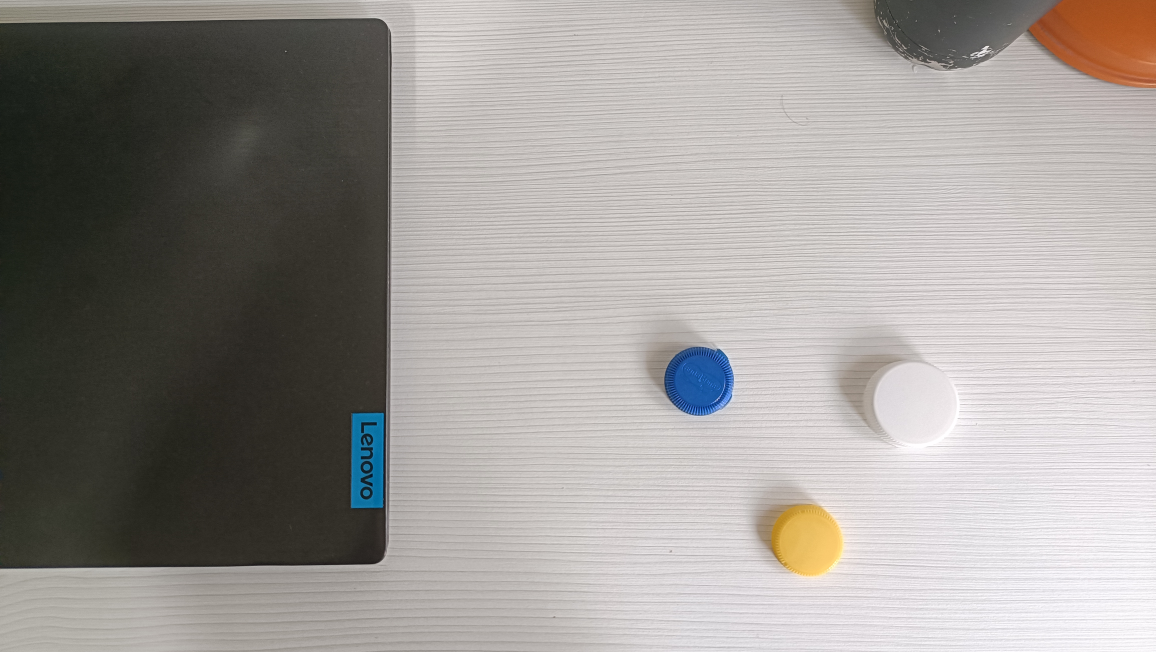
#> input picture VISION/IMG20250221144812.jpg, 4624 x 2608 px, given in place of the camera (shown at 1/4 size)
$ python camara.py
#> lines starting #> are read from the running program, lines starting #| are printed output that depends on the picture; after the words box and inside, x2 and y2 are one past the last pixel; in counts of white or black regions, pixels touching at a corner belong together
#> further down, frame is the input picture: shape (2608, 4624, 3); mean B, G, R 149.4, 153, 157
import cv2
import numpy as np

def detectar_tapones(imagen, umbral_area=500):
    # Convertir la imagen a espacio de color HSV
#> called with imagen = array of shape (5216, 9248, 3), umbral_area = 1000
    hsv = cv2.cvtColor(imagen, cv2.COLOR_BGR2HSV)

    # Definir rangos de color para los tapones
    colores = {
        "Rojo": [(167.22, 48.45, 129.54), (5.4, 255, 255)],
        "Amarillo": [(10, 100, 100), (30, 255, 255)],
        "Verde": [(28.44, 120.36, 75.735), (78.12, 255, 255)],
        "Azul": [(86, 47, 0), (132, 255, 255)],
    }

    resultado = {}
    kernel = np.ones((5, 5), np.uint8)

    for color, (lower, upper) in colores.items():
        lower = np.array(lower, dtype=np.uint8)
        upper = np.array(upper, dtype=np.uint8)
        mascara = cv2.inRange(hsv, lower, upper)

        # Aplicar operaciones morfológicas
        mascara = cv2.morphologyEx(mascara, cv2.MORPH_CLOSE, kernel)
        mascara = cv2.morphologyEx(mascara, cv2.MORPH_OPEN, kernel)

        # Encontrar contornos
        contornos, _ = cv2.findContours(mascara, cv2.RETR_EXTERNAL, cv2.CHAIN_APPROX_SIMPLE)

        # Filtrar contornos por tamaño mínimo
        contornos_filtrados = [cnt for cnt in contornos if cv2.contourArea(cnt) > umbral_area]
        resultado[color] = len(contornos_filtrados)

        for contorno in contornos_filtrados:
            x, y, w, h = cv2.boundingRect(contorno)
            cv2.rectangle(imagen, (x, y), (x + w, y + h), (255, 255, 255), 2)
            cv2.putText(imagen, color, (x, y - 10), cv2.FONT_HERSHEY_SIMPLEX, 1.2, (255, 255, 255), 3)
#> this loop made 4 passes
#> pass 2, in detectar_tapones, `mascara = cv2.inRange(hsv, lower, upper)`:
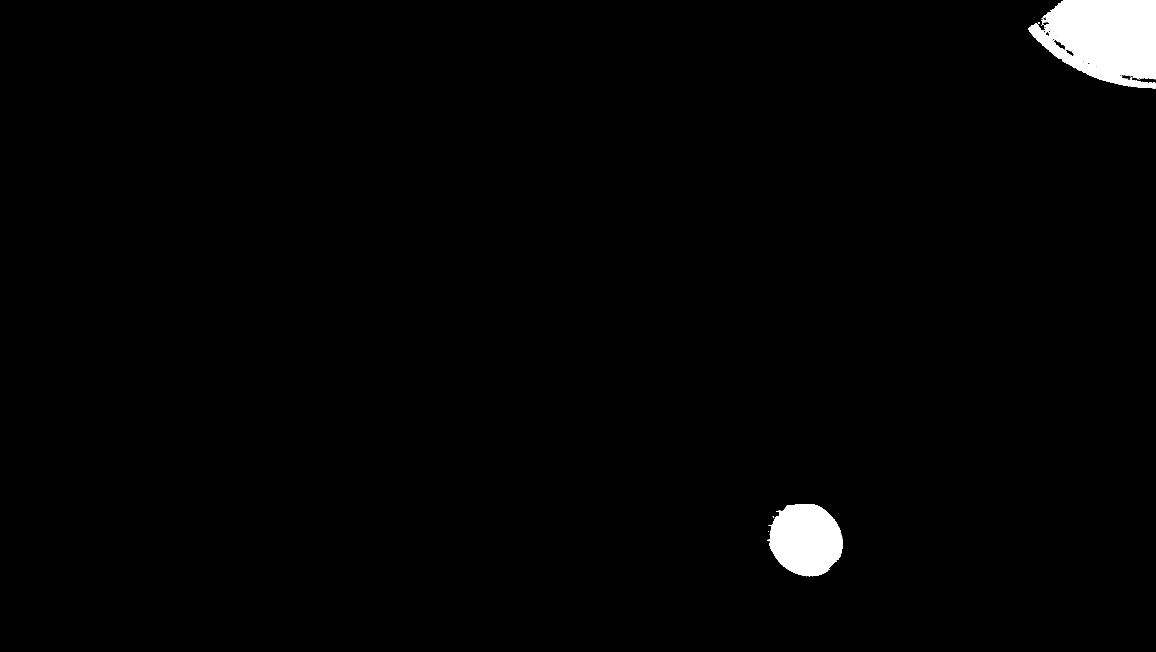
#> mascara: shape (5216, 9248) (shown at 1/8 size); 1.6% white; 87 white regions (81 under 20 px), largest, box (x1, y1, x2, y2) and area: (8227, 0, 9248, 705) 517358, (6136, 4034, 6740, 4609) 261416, (9039, 619, 9057, 633) 157, (8307, 179, 8317, 192) 71, (8365, 257, 8375, 266) 34, (8334, 148, 8343, 153) 29
#> after the loop:
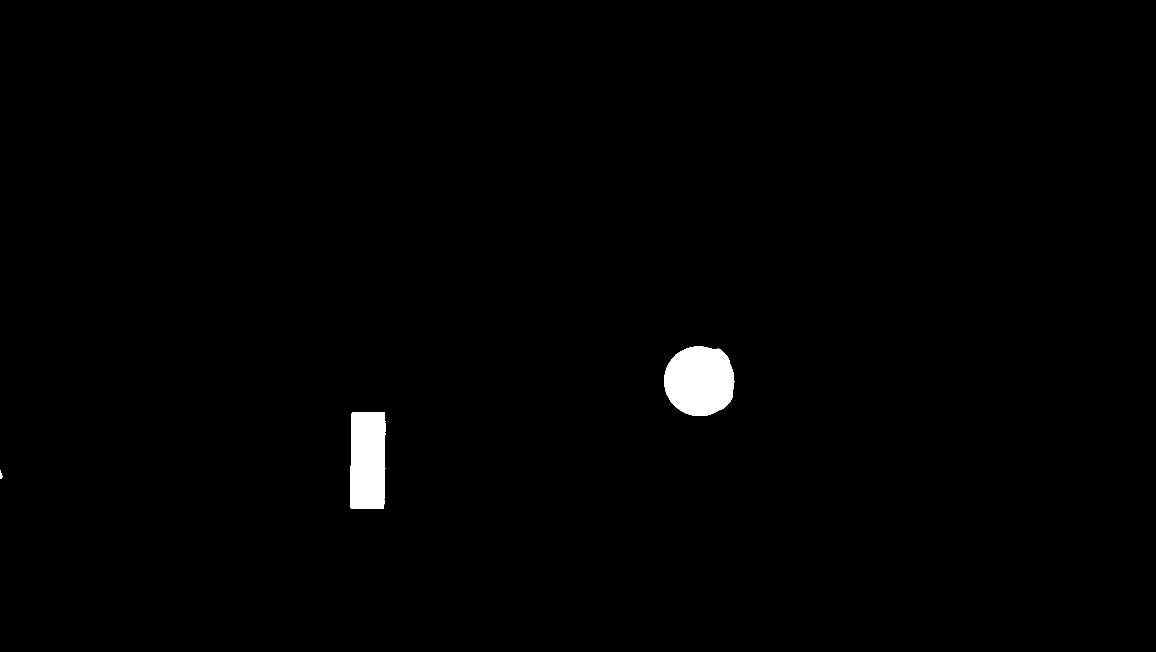
#> mascara: shape (5216, 9248) (shown at 1/8 size); 0.95% white; 3 white regions, box (x1, y1, x2, y2) and area: (5315, 2774, 5873, 3327) 249123, (2804, 3296, 3085, 4071) 208861, (0, 3766, 17, 3828) 680
#> after the loop, resultado = {'Rojo': 0, 'Amarillo': 2, 'Verde': 0, 'Azul': 2}

    return imagen, resultado

# Captura de video desde la webcam
cap = cv2.VideoCapture(0)

while True:
    ret, frame = cap.read()
    if not ret:
        break

    # Redimensionar para mejor visualización
    escala = 2
    frame_resized = cv2.resize(frame, (int(frame.shape[1] * escala), int(frame.shape[0] * escala)))

    # Procesar la imagen
    procesada, conteo = detectar_tapones(frame_resized, umbral_area=1000)
#> conteo = {'Rojo': 0, 'Amarillo': 2, 'Verde': 0, 'Azul': 2}

    # Mostrar resultados
    for color, cantidad in conteo.items():
        print(f"{color}: {cantidad} tapones detectados")
#> this loop made 4 passes
#> (color, cantidad) on passes 1 to 4: ('Rojo', 0), ('Amarillo', 2), ('Verde', 0), ('Azul', 2)
#| Rojo: 0 tapones detectados
#| Amarillo: 2 tapones detectados
#| Verde: 0 tapones detectados
#| Azul: 2 tapones detectados

    cv2.imshow("Detección de Tapones", procesada)

    # Salir con la tecla 'q'
    if cv2.waitKey(1) & 0xFF == ord('q'):
#> (key q is pressed here)
        break

# Liberar la cámara y cerrar ventanas
cap.release()
cv2.destroyAllWindows()

$ run again, on VISION/tapones.jpg
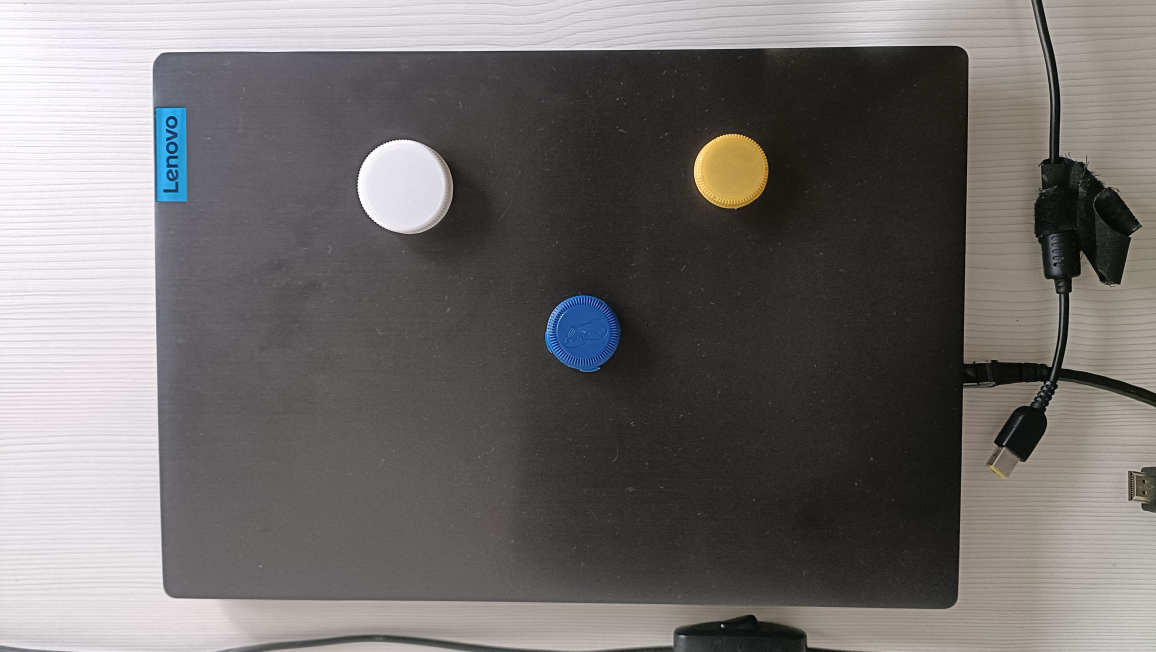
#> input picture VISION/tapones.jpg, 4624 x 2608 px, given in place of the camera (shown at 1/4 size)
#> frame is the input picture: shape (2608, 4624, 3); mean B, G, R 109.4, 110.9, 113.7
#> the loop in detectar_tapones, `for color, (lower, upper) in colores.items():` made 4 passes
#> pass 2, in detectar_tapones, `mascara = cv2.inRange(hsv, lower, upper)`:
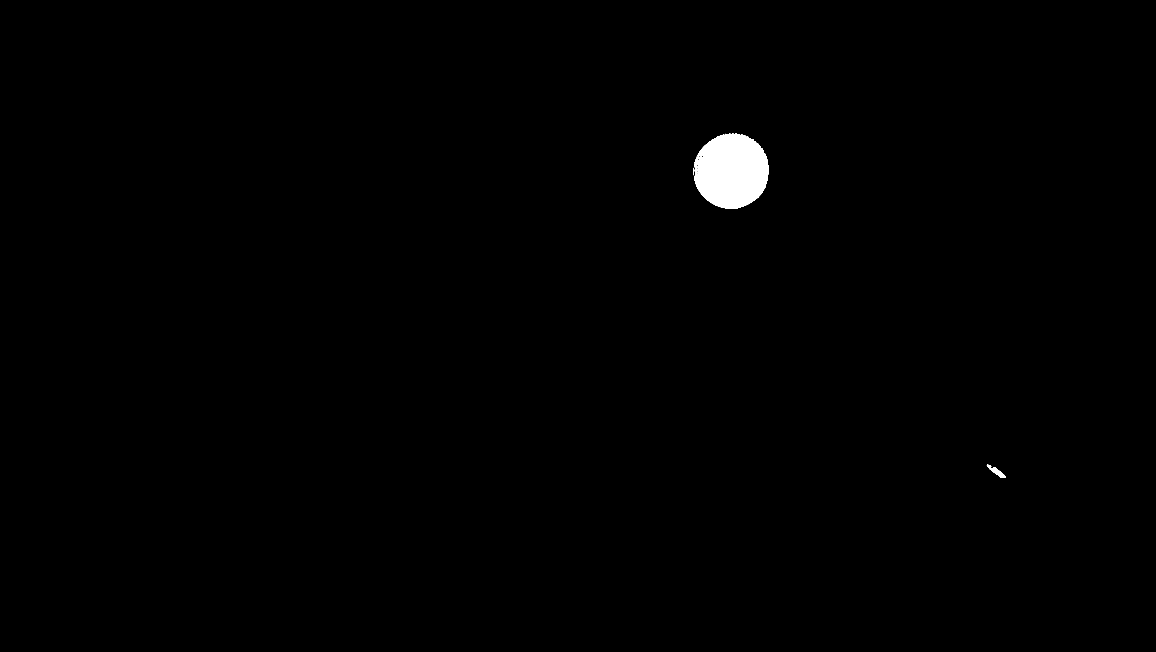
#> mascara: shape (5216, 9248) (shown at 1/8 size); 0.58% white; 9 white regions (3 under 20 px), largest, box (x1, y1, x2, y2) and area: (5552, 1068, 6148, 1670) 276387, (7895, 3718, 8045, 3823) 4512, (5550, 1343, 5552, 1402) 61, (5552, 1306, 5558, 1340) 40, (5558, 1279, 5566, 1305) 34, (5566, 1258, 5574, 1278) 24
#> after the loop in detectar_tapones, `for color, (lower, upper) in colores.items():`:
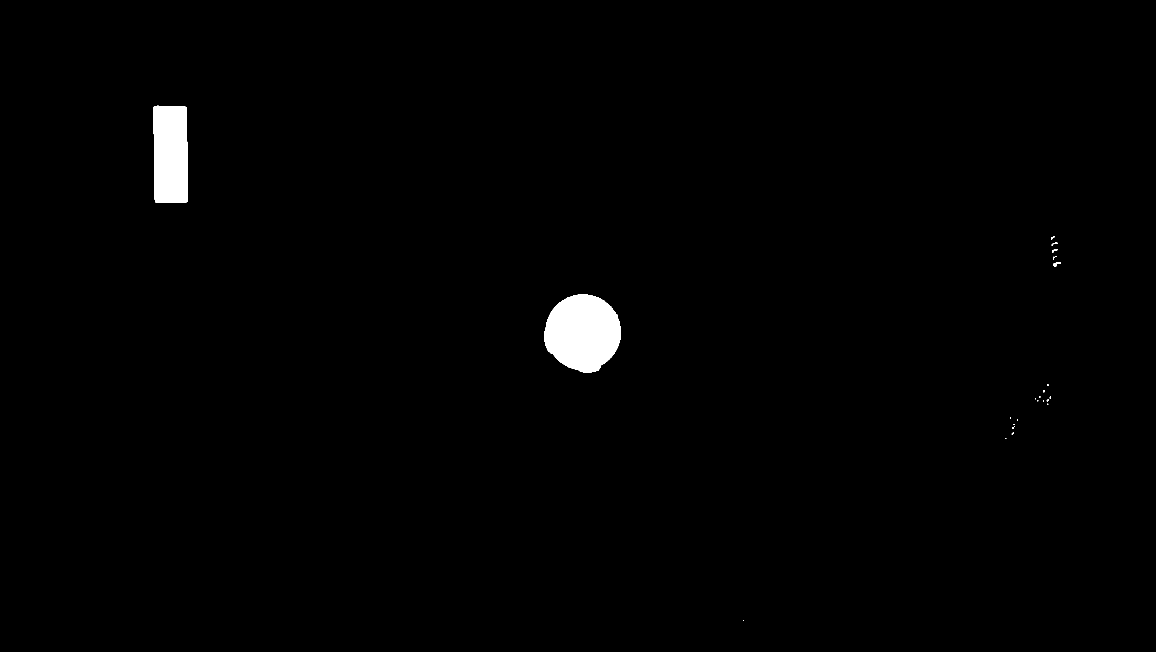
#> mascara: shape (5216, 9248) (shown at 1/8 size); 1% white; 29 white regions, largest, box (x1, y1, x2, y2) and area: (4354, 2354, 4966, 2979) 290009, (1229, 847, 1502, 1619) 202691, (8428, 2100, 8484, 2131) 723
#> after the loop in detectar_tapones, `for color, (lower, upper) in colores.items():`: resultado = {'Rojo': 0, 'Amarillo': 2, 'Verde': 0, 'Azul': 2}
#> the loop `for color, cantidad in conteo.items():` made 4 passes
#> (color, cantidad) on passes 1 to 4: ('Rojo', 0), ('Amarillo', 2), ('Verde', 0), ('Azul', 2)
#> (printed output is left out)
